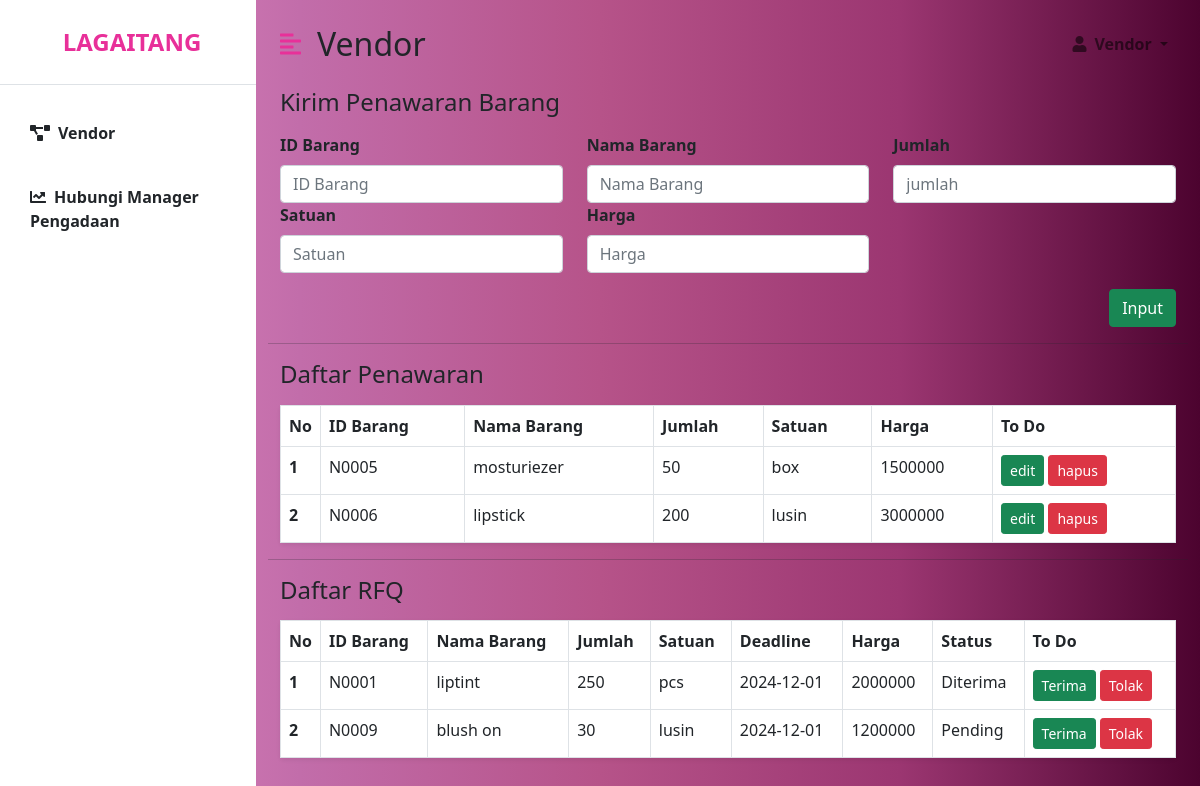
Page /study_case/vendor.php on the committed database.
### tables this page shows
CREATE TABLE `barang_vendor` (
  `no` int(11) NOT NULL,
  `id_barang` varchar(10) NOT NULL,
  `nama_barang` varchar(225) NOT NULL,
  `jumlah` int(11) NOT NULL,
  `satuan` varchar(10) NOT NULL,
  `harga` int(225) NOT NULL,
  `status` varchar(20) NOT NULL
);

CREATE TABLE `rfq` (
  `no` int(11) NOT NULL,
  `id_barang` varchar(10) NOT NULL,
  `nama_barang` varchar(225) NOT NULL,
  `jumlah` int(11) NOT NULL,
  `satuan` varchar(10) NOT NULL,
  `deadline` date NOT NULL,
  `harga` int(255) NOT NULL,
  `status` varchar(20) NOT NULL
);

### study_case/function.php (called while the page is built, shortened)
<?php
$conn = mysqli_connect("localhost", "root", "", "finalproject");
function query($query){
    global $conn;
    $result = mysqli_query($conn, $query);
    $rows = [];
    while( $row = mysqli_fetch_assoc($result) ){
        $rows[] = $row;
}
    return $rows;
}
?>

### study_case/vendor.php (the view, shortened to what this page needs)
<?php
require 'function.php';
$data = query('SELECT * FROM barang_vendor');
$data2 = query('SELECT * FROM rfq');
?>
<!DOCTYPE html>
<html lang="en">
<head>
    <link href="https://cdn.jsdelivr.net/npm/bootstrap@5.0.2/dist/css/bootstrap.min.css" rel="stylesheet">
    <link rel="stylesheet" href="https://cdnjs.cloudflare.com/ajax/libs/font-awesome/5.15.3/css/all.min.css" />
    <link rel="stylesheet" href="vendor.css" />
</head>
<body>
    <div class="d-flex" id="wrapper">
        <div class="bg-white" id="sidebar-wrapper">
        <div class="sidebar-heading text-center py-4 primary-text fs-4 fw-bold text-uppercase border-bottom">
    <i class="fas fa-user-female me-2"></i>LagaItang
</div>
            <div class="list-group list-group-flush my-3">
                <a href="vendor.php" class="list-group-item list-group-item-action fw-bold"><i
                        class="fas fa-project-diagram me-2"></i>Vendor</a>
                <a href="komunikasi.php" class="list-group-item list-group-item-action fw-bold"><i
                        class="fas fa-chart-line me-2"></i>Hubungi Manager Pengadaan</a>
            </div>
        </div>
        <div id="page-content-wrapper">
            <nav class="navbar navbar-expand-lg navbar-light bg-transparent py-4 px-4">
                <div class="d-flex align-items-center">
                    <i class="fas fa-align-left primary-text fs-4 me-3" id="menu-toggle"></i>
                    <h2 class="fs-2 m-0">Vendor</h2>
                </div>
                <div class="collapse navbar-collapse" id="navbarSupportedContent">
                    <ul class="navbar-nav ms-auto mb-2 mb-lg-0">
                        <li class="nav-item dropdown">
                            <a class="nav-link dropdown-toggle second-text fw-bold" href="#" id="navbarDropdown"
                                role="button" data-bs-toggle="dropdown" aria-expanded="false">
                                <i class="fas fa-user me-2"></i>Vendor
                            </a>
                        </li>
                    </ul>
                </div>
            </nav>
            <div class="container-fluid px-4">
                <h3 class="fs-4 mb-3">Kirim Penawaran Barang</h3>
                <form action="" method="post">
                <div class="row flex-row">
                    <div class="col-md-4">
                        <label for="id_barang" class="form-label fw-bold">ID Barang</label>
                        <input type="text" name="id_barang" id="id_barang" class="form-control" placeholder="ID Barang" aria-label="First name">
                    </div>
                    <div class="col-md-4">
                        <label for="nama_barang" class="form-label fw-bold">Nama Barang</label>
                        <input type="text" name="nama_barang" id="nama_barang" class="form-control" placeholder="Nama Barang" aria-label="First name">
                    </div>
                    <div class="col-md-4">
                        <label for="jumlah" class="form-label fw-bold">Jumlah</label>
                        <input type="number" name="jumlah" id="jumlah" class="form-control" placeholder="jumlah" aria-label="Last name">
                    </div>
                    <div class="col-md-4">
                        <label for="satuan" class="form-label fw-bold">Satuan</label>
                        <input type="text" name="satuan" id="satuan" class="form-control" placeholder="Satuan" aria-label="Last name">
                    </div>
                    <div class="col-md-4">
                        <label for="harga" class="form-label fw-bold">Harga</label>
                        <input type="number" name="harga" id="harga" class="form-control" placeholder="Harga" aria-label="Last name">
                    </div>
                </div>
                  <div class="d-md-flex gap-2 justify-content-md-end">
                  <button type="submit" class="btn btn-success d-grid my-3" name="submit">Input</button>
                  </div>
            </form>
                 <div class="row">
                    <hr color="black">
                    <h3 class="fs-4 mb-3">Daftar Penawaran</h3>
                    <div class="col">
                        <table class="table bg-white rounded shadow-sm table-bordered">
                            <thead>
                                <tr>
                                  <th style="width: 30px;" scope="col">No</th>
                                  <th scope="col">ID Barang</th>
                                  <th scope="col">Nama Barang</th>
                                  <th scope="col">Jumlah</th>
                                  <th scope="col">Satuan</th>
                                  <th scope="col">Harga</th>
                                  <th scope="col">To Do</th>
                                </tr>
                              </thead>
                              <tbody>
                              <?php $i = 1; ?>
                              <?php foreach($data as $row) : ?>
                                <tr>
                                  <th scope="row"><?= $i; ?></th>
                                  <td><?= $row["id_barang"]; ?></td>
                                  <td><?= $row["nama_barang"]; ?></td>
                                  <td><?= $row["jumlah"]; ?></td>
                                  <td><?= $row["satuan"]; ?></td>
                                  <td><?= $row["harga"]; ?></td>
                                  <td>
                                    <a href="fungsiUbah2.php?no=<?= $row["no"]; ?>" class="btn btn-success btn-sm" role="button">edit</a>
                                    <a href="fungsiHapus2.php?no=<?= $row["no"]; ?>" onclick="return confirm('Apakah anda yakin?'); " class="btn btn-danger btn-sm" role="button">hapus</a>
                                  </td>
                                </tr>
                                <?php $i++; ?>
                                <?php endforeach; ?>
                              </tbody>
                        </table>
                    </div>
                </div>
                <div class="row">
                            <hr color="black">
                            <h3 class="fs-4 mb-3">Daftar RFQ</h3>
                            <div class="col">
                            <table class="table bg-white rounded shadow-sm table-bordered">
                        <thead>
                            <tr>
                                <th style="width: 30px;" scope="col">No</th>
                                <th scope="col">ID Barang</th>
                                <th scope="col">Nama Barang</th>
                                <th scope="col">Jumlah</th>
                                <th scope="col">Satuan</th>
                                <th scope="col">Deadline</th>
                                <th scope="col">Harga</th>
                                <th scope="col">Status</th>
                                <th scope="col">To Do</th>
                            </tr>
                        </thead>
                            <tbody>
                                <?php $i = 1; ?>
                                <?php foreach($data2 as $row) : ?>
                                <tr>
                                  <th scope="row"><?= $i; ?></th>
                                  <td><?= $row["id_barang"]; ?></td>
                                  <td><?= $row["nama_barang"]; ?></td>
                                  <td><?= $row["jumlah"]; ?></td>
                                  <td><?= $row["satuan"]; ?></td>
                                  <td><?= $row["deadline"]; ?></td>
                                  <td><?= $row["harga"]; ?></td>
                                  <td><?= $row["status"]; ?></td>
                                  <td>
                                  <a href="fungsiSetuju2.php?no=<?= $row["no"]; ?>"  onclick="return confirm('Apakah anda yakin?'); " class="btn btn-success btn-sm" role="button">Terima</a>
                                    <a href="fungsiTolak2.php?no=<?= $row["no"]; ?>" onclick="return confirm('Apakah anda yakin?'); " class="btn btn-danger btn-sm" role="button">Tolak</a>
                                  </td>
                                </tr>
                                <?php $i++; ?>
                                <?php endforeach; ?>
                            </tbody>
                            </table>
                    </div>
                </div>
            </div>
        </div>
    </div>
</body>
</html>

### rows in the picture
barang_vendor: id_barang "N0005", nama_barang "mosturiezer", jumlah "50", satuan "box", harga "1500000"
barang_vendor: id_barang "N0006", nama_barang "lipstick", jumlah "200", satuan "lusin", harga "3000000"
rfq: id_barang "N0001", nama_barang "liptint", jumlah "250", satuan "pcs", deadline "2024-12-01", harga "2000000", status "Diterima"
rfq: id_barang "N0009", nama_barang "blush on", jumlah "30", satuan "lusin", deadline "2024-12-01", harga "1200000", status "Pending"
